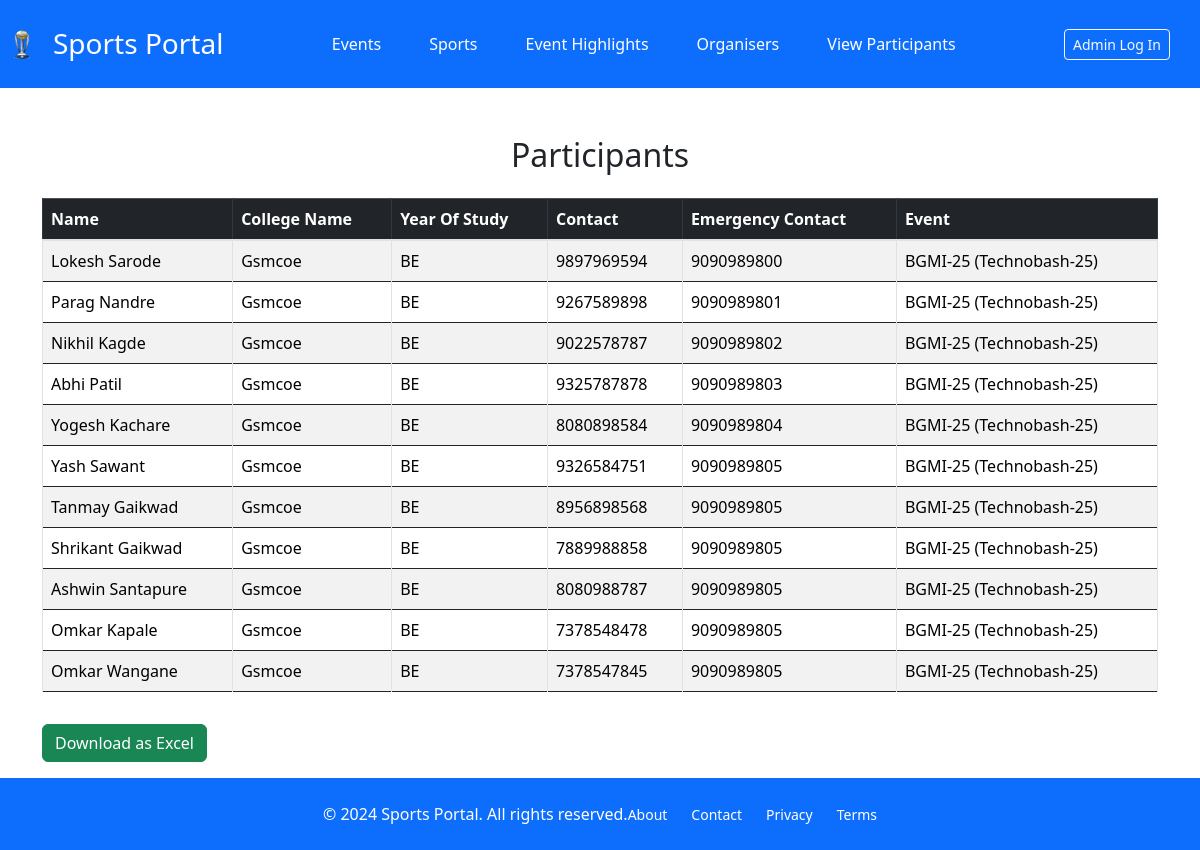
The app's page /registration/view-participants/, older data.
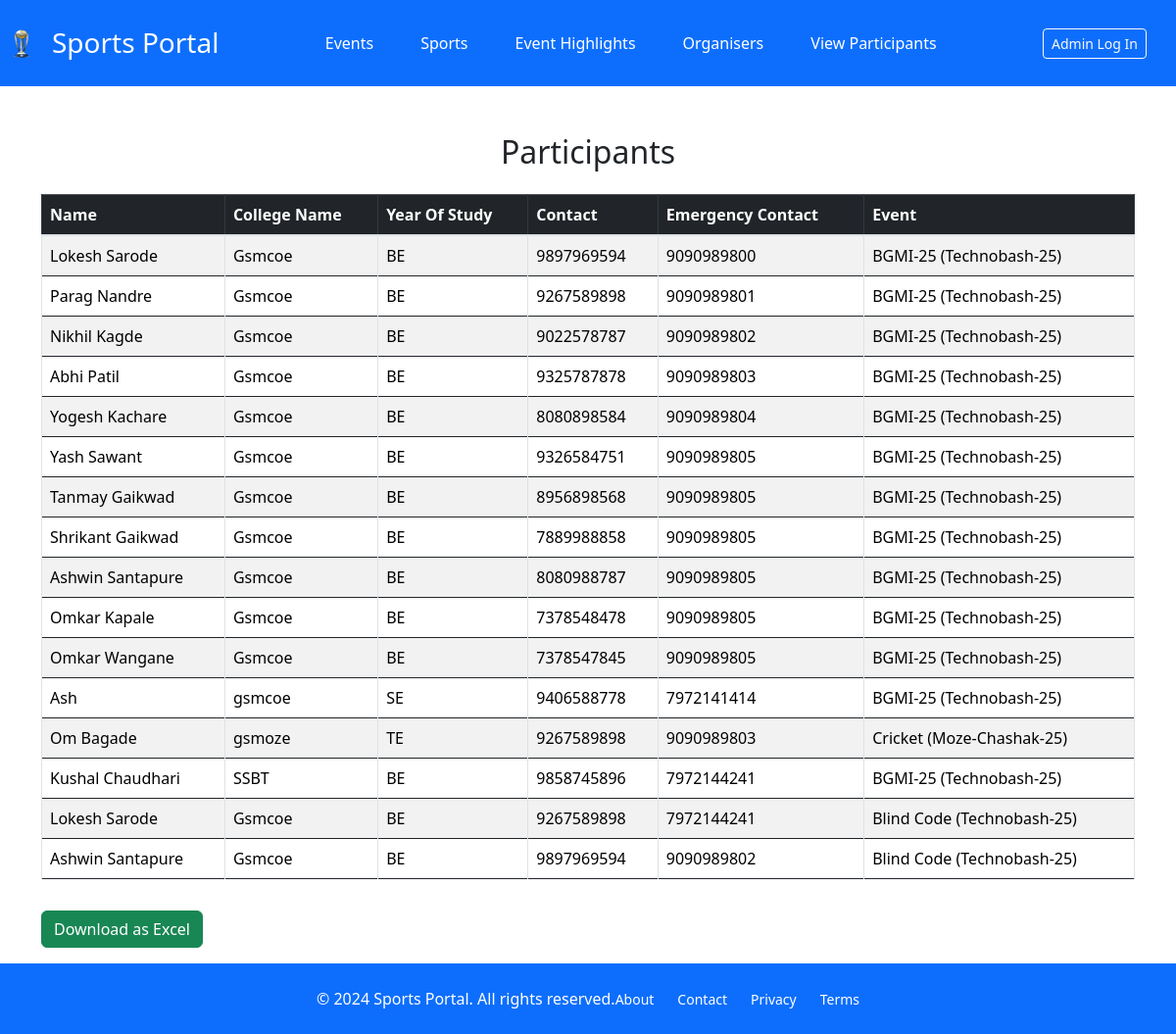
The same page, newer data.
### registrationapp/models.py (models this page shows, shortened)
class Participant(models.Model):
    full_name = models.CharField(max_length=100)  # Name of the participant or team leader
    email = models.EmailField()  # Participant's email
    college_name = models.CharField(max_length=100)  # Name of the college
    year_of_study = models.CharField(max_length=2)
    contact_number = models.CharField(max_length=10)  # Contact number
    emergency_contact = models.CharField(max_length=10)  # Contact number
    sub_event = models.ForeignKey(SubEvent, on_delete=models.CASCADE, related_name='participants')  # Linked to SubEvent
    payment_id = models.CharField(max_length=100, blank=True, null=True)
    class Meta:
        unique_together = ('email', 'sub_event')

### events/models.py (models this page shows, shortened)
class SubEvent(models.Model):
    main_event = models.ForeignKey(MainEvent, on_delete=models.CASCADE, related_name='sub_events')  # Linked to MainEvent
    dept = models.CharField(max_length=50, default="")
    name = models.CharField(max_length=100)  # Sub-event name (e.g., Cricket, Coding Competition)
    description = models.TextField(blank=True, null=True)  # Optional description of the sub-event
    date = models.DateField()  # Date of the sub-event
    time = models.TimeField()  # Time of the sub-event
    venue = models.CharField(max_length=200)  # Venue location
    fees = models.DecimalField(max_digits=10, decimal_places=2, default=0.00)
    def __str__(self):
        return f"{self.name} ({self.main_event.name})"

class MainEvent(models.Model):
    name = models.CharField(max_length=100)  # Main event name
    description = models.TextField(blank=True, null=True)  # Description of the main event
    start_date = models.DateField()  # Start date of the event
    end_date = models.DateField()  # End date of the event

### registrationapp/views.py (the view)
# urls.py: path('view-participants/', ParticipantListView.as_view(), name="view-participants"),
class ParticipantListView(ListView):
    model = Participant
    template_name = "view-participants.html"
    context_object_name = "view_participants"

### templates/view-participants.html (shortened to what this page needs)
{% extends "base.html" %}
{% block body %}
<div class="container mt-5">
    <h2 class="text-center mb-4">Participants</h2>
    <div class="table-responsive">
        <table class="table table-bordered table-striped">
            <thead class="table-dark">
                <tr>
                    <th>Name</th>
                    <th>College Name</th>
                    <th>Year Of Study</th>
                    <th>Contact</th>
                    <th>Emergency Contact</th>
                    <th>Event</th>
                </tr>
            </thead>
            <tbody>
                {% for participant in view_participants %}
                <tr>
                    <td>{{ participant.full_name }}</td>
                    <td>{{ participant.college_name }}</td>
                    <td>{{ participant.year_of_study }}</td>
                    <td>{{ participant.contact_number }}</td>
                    <td>{{ participant.emergency_contact }}</td>
                    <td>{{ participant.sub_event }}</td>
                </tr>
                {% empty %}
                <tr>
                    <td colspan="5" class="text-center">No participants registered yet.</td>
                </tr>
                {% endfor %}
            </tbody>
        </table>
    </div>
    <a href="{% url 'download_participants_excel' %}" class="btn btn-success my-3">
        Download as Excel
    </a>
</div>
{% endblock body %}

Row changes from the older to the newer data that the page shows:
added Participant: full_name "Ash", college_name "gsmcoe", year_of_study "SE", contact_number "9406588778", emergency_contact "7972141414", sub_event "BGMI-25 (Technobash-25)"
added Participant: full_name "Om Bagade", college_name "gsmoze", year_of_study "TE", contact_number "9267589898", emergency_contact "9090989803", sub_event "Cricket (Moze-Chashak-25)"
added Participant: full_name "Kushal Chaudhari", college_name "SSBT", year_of_study "BE", contact_number "9858745896", emergency_contact "7972144241", sub_event "BGMI-25 (Technobash-25)"
added Participant: full_name "Lokesh Sarode", college_name "Gsmcoe", year_of_study "BE", contact_number "9267589898", emergency_contact "7972144241", sub_event "Blind Code (Technobash-25)"
added Participant: full_name "Ashwin Santapure", college_name "Gsmcoe", year_of_study "BE", contact_number "9897969594", emergency_contact "9090989802", sub_event "Blind Code (Technobash-25)"
